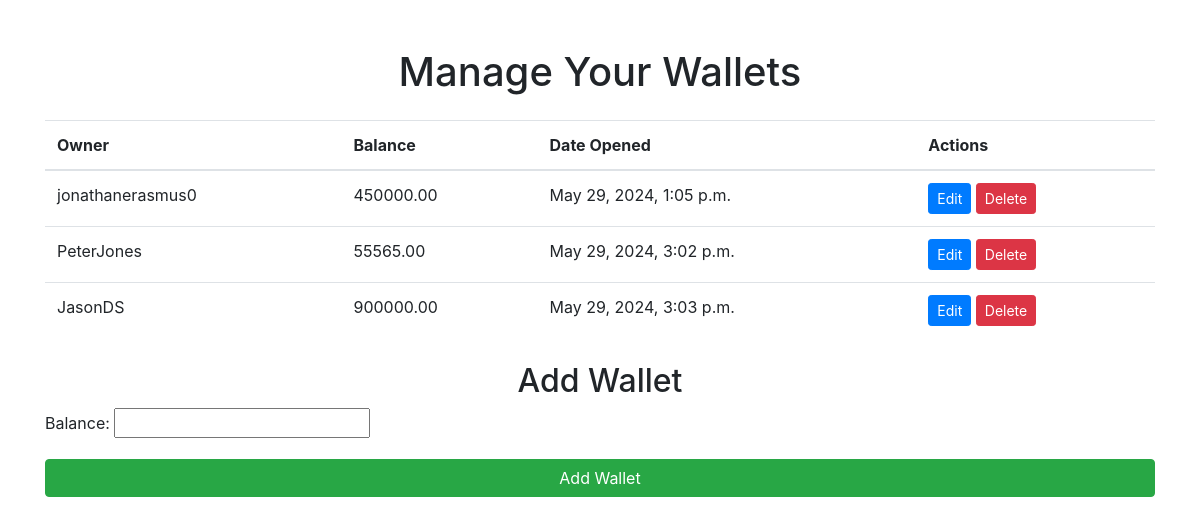
Page /wallet/ on the earlier database version.
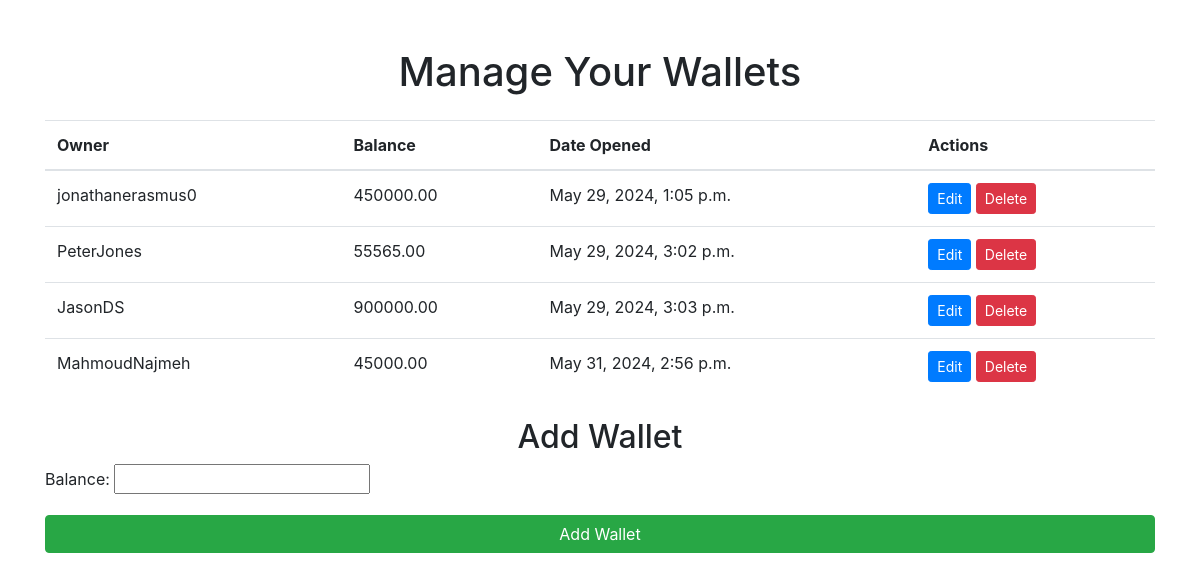
Same page on the later database version.
### API/models.py (models this page shows)
class Wallet(models.Model):
    owner = models.OneToOneField(settings.AUTH_USER_MODEL, on_delete=models.CASCADE)
    balance = models.DecimalField(max_digits=10, decimal_places=2)
    date_opened = models.DateTimeField(auto_now_add=True)
    date_closed = models.DateTimeField(null=True, blank=True)
    is_closed = models.BooleanField(default=False)

class CustomUser(AbstractUser):
    USER_TYPES = (
        ('admin', 'AdminUser'),
        ('paid', 'PaidUser'),
        ('free', 'FreeUser'),
        ('accountant', 'Accountant'),
    )
    user_type = models.CharField(max_length=20, choices=USER_TYPES, default='free')

### API/views.py (the view)
# urls.py: path('wallet/', wallet_view, name='wallet'),
def wallet_view(request):
    wallets = Wallet.objects.all()
    if request.method == 'POST':
        form = WalletForm(request.POST)
        if form.is_valid():
            wallet = form.save(commit=False)
            wallet.owner = request.user
            wallet.save()
            return redirect('wallet')
    else:
        form = WalletForm()
    return render(request, 'wallet.html', {'wallets': wallets, 'form': form})

### API/forms.py
class WalletForm(forms.ModelForm):
    class Meta:
        model = Wallet
        fields = ['balance']

### API/templates/wallet.html (shortened to what this page needs)
<!DOCTYPE html>
<html lang="en">
<head>
    <link href="https://maxcdn.bootstrapcdn.com/bootstrap/4.5.2/css/bootstrap.min.css" rel="stylesheet">
</head>
<body>
    <div class="container mt-5">
        <h1 class="text-center">Manage Your Wallets</h1>
        <table class="table mt-4">
            <thead>
                <tr>
                    <th>Owner</th>
                    <th>Balance</th>
                    <th>Date Opened</th>
                    <th>Actions</th>
                </tr>
            </thead>
            <tbody>
                {% for wallet in wallets %}
                    <tr>
                        <td>{{ wallet.owner.username }}</td>
                        <td>{{ wallet.balance }}</td>
                        <td>{{ wallet.date_opened }}</td>
                        <td>
                            <a href="{% url 'wallet_edit' wallet.id %}" class="btn btn-primary btn-sm">Edit</a>
                            <a href="{% url 'wallet_delete' wallet.id %}" class="btn btn-danger btn-sm">Delete</a>
                        </td>
                    </tr>
                {% endfor %}
            </tbody>
        </table>
        <h2 class="text-center mt-4">Add Wallet</h2>
        <form method="post">
            {{ form.as_p }}
            <button type="submit" class="btn btn-success btn-block">Add Wallet</button>
        </form>
    </div>
</body>
</html>

Differences in the rows shown:
added Wallet: owner.username "MahmoudNajmeh", balance "45000.00", date_opened "May 31, 2024, 2:56 p.m."
